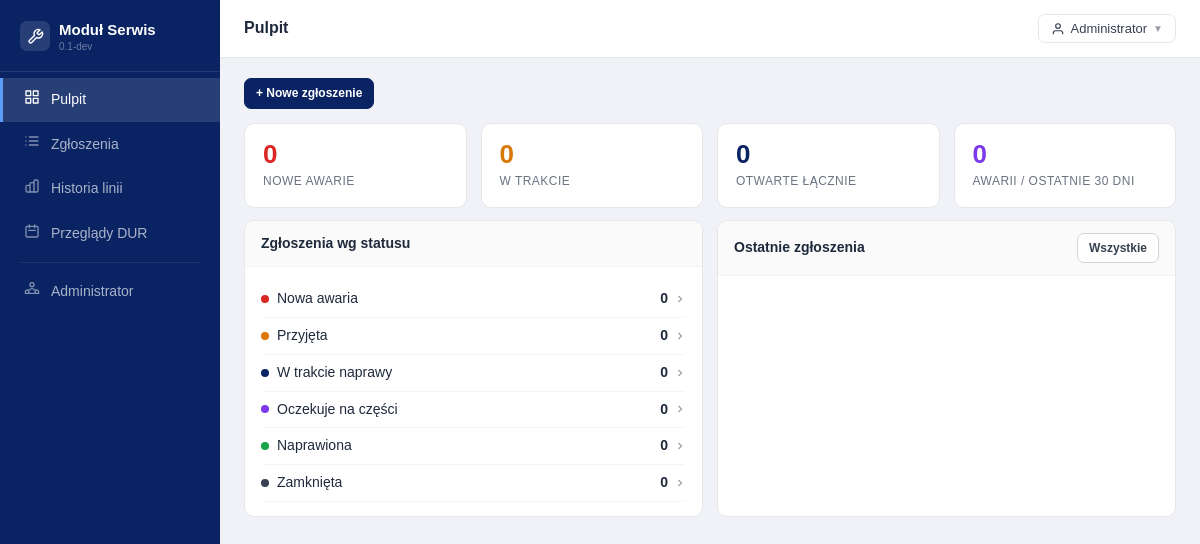
/index.php?route=dashboard (signed in), run on the app's committed database.
### tables this page shows
CREATE TABLE IF NOT EXISTS `failure_statuses` (
    `id` INT UNSIGNED NOT NULL AUTO_INCREMENT,
    `label` VARCHAR(150) NOT NULL,
    `color` VARCHAR(7) NOT NULL DEFAULT '#6c757d',
    `sort_order` INT UNSIGNED NOT NULL DEFAULT 0,
    `is_initial` TINYINT(1) NOT NULL DEFAULT 0,
    `is_final` TINYINT(1) NOT NULL DEFAULT 0,
    `is_active` TINYINT(1) NOT NULL DEFAULT 1,
    `created_at` DATETIME NOT NULL DEFAULT CURRENT_TIMESTAMP,
    `updated_at` DATETIME NOT NULL DEFAULT CURRENT_TIMESTAMP ON UPDATE CURRENT_TIMESTAMP,
    PRIMARY KEY (`id`),
    KEY `idx_status_order` (`sort_order`),
    KEY `idx_status_initial` (`is_initial`),
    KEY `idx_status_active` (`is_active`)
);

### app/Controllers/Controllers.php (called while the page is built, shortened)
<?php
class FailureController
{
    public function dashboard(): void
    {
        $fm        = new FailureModel();
        $stats     = $fm->getDashboardStats();
        $statuses  = (new StatusModel())->getAll(true);
        $last30Count = $fm->getLast30DaysCount();
        $byStatus = [];
        foreach ($statuses as $s) {
            $byStatus[$s['id']] = ['label' => $s['label'], 'color' => $s['color'], 'count' => 0];
        }
        require BASE_PATH . '/templates/shared/dashboard.php';
    }
}

### app/Helpers/Database.php (called while the page is built, shortened)
<?php
class Database
{
    private static ?\PDO $instance = null;
    public static function get(): \PDO
    {
        if (self::$instance === null) {
            $dsn = sprintf(
                'mysql:host=%s;dbname=%s;charset=%s',
                DB_HOST, DB_NAME, DB_CHARSET
            );
            self::$instance = new \PDO($dsn, DB_USER, DB_PASS, [
                \PDO::ATTR_ERRMODE            => \PDO::ERRMODE_EXCEPTION,
                \PDO::ATTR_DEFAULT_FETCH_MODE => \PDO::FETCH_ASSOC,
                \PDO::ATTR_EMULATE_PREPARES   => false,
            ]);
        }
        return self::$instance;
    }
}

### app/Models/Models.php (called while the page is built, shortened)
<?php
abstract class BaseModel
{
    protected \PDO $db;
    public function __construct()
    {
        $this->db = Database::get();
    }
    protected function fetchAll(string $sql, array $params = []): array
    {
        $st = $this->db->prepare($sql);
        $st->execute($params);
        return $st->fetchAll();
    }
    protected function fetchOne(string $sql, array $params = []): ?array
    {
        $st = $this->db->prepare($sql);
        $st->execute($params);
        $r = $st->fetch();
        return $r ?: null;
    }
}
class StatusModel extends BaseModel
{
    public function getAll(bool $activeOnly = false): array
    {
        $where = $activeOnly ? 'WHERE is_active = 1' : '';
        return $this->fetchAll("SELECT * FROM failure_statuses $where ORDER BY sort_order");
    }
}
class FailureModel extends BaseModel
{
    public function getLast30DaysCount(): int
    {
        $row = $this->fetchOne(
            "SELECT COUNT(*) AS cnt
         FROM failures
         WHERE created_at >= DATE_SUB(NOW(), INTERVAL 30 DAY)"
        );
        return (int)($row['cnt'] ?? 0);
    }
    public function getDashboardStats(): array
    {
        return $this->fetchOne(
            "SELECT
               SUM(CASE WHEN fs.is_initial = 1 THEN 1 ELSE 0 END)        AS new_count,
               SUM(CASE WHEN fs.label = 'W trakcie naprawy' THEN 1 ELSE 0 END) AS progress_count,
               SUM(CASE WHEN fs.is_final = 0 THEN 1 ELSE 0 END)          AS open_count,
               SUM(CASE WHEN fs.is_final = 1 AND DATE(f.updated_at) = CURDATE() THEN 1 ELSE 0 END) AS closed_today
             FROM failures f JOIN failure_statuses fs ON fs.id = f.status_id"
        ) ?? [];
    }
}
class SettingsModel extends BaseModel
{
    public function get(string $key): ?string
    {
        $r = $this->fetchOne("SELECT svalue FROM settings WHERE skey = ?", [$key]);
        return $r ? $r['svalue'] : null;
    }
}

### app/Helpers/Helpers.php (called while the page is built, shortened)
<?php
class Helpers
{
    public static function e(mixed $v): string
    {
        return htmlspecialchars((string)($v ?? ''), ENT_QUOTES | ENT_HTML5, 'UTF-8');
    }
}

### templates/shared/dashboard.php (the view, shortened to what this page needs)
<?php
require BASE_PATH . '/templates/shared/header.php';
?>
<div class="sh">
  <a href="<?= BASE_URL ?>/index.php?route=report" class="btn btn-p btn-sm">+ Nowe zgłoszenie</a>
</div>
<div class="stats mb2">
  <div class="stat-card">
    <div class="stat-val sv-r"><?= (int)($stats['new_count'] ?? 0) ?></div>
    <div class="stat-lbl">Nowe awarie</div>
  </div>
  <div class="stat-card">
    <div class="stat-val sv-a"><?= (int)($stats['progress_count'] ?? 0) ?></div>
    <div class="stat-lbl">W trakcie</div>
  </div>
  <div class="stat-card">
    <div class="stat-val sv-b"><?= (int)($stats['open_count'] ?? 0) ?></div>
    <div class="stat-lbl">Otwarte łącznie</div>
  </div>
  <div class="stat-card">
    <div class="stat-val sv-v"><?= (int)$last30Count ?></div>
    <div class="stat-lbl">Awarii / ostatnie 30 dni</div>
  </div>
</div>
<div class="g2">
  <div class="card">
    <div class="card-head"><span class="card-title">Zgłoszenia wg statusu</span></div>
    <div class="card-body">
      <?php foreach ($byStatus as $sid => $s): ?>
        <a href="<?= BASE_URL ?>/index.php?route=failures&status_id=<?= (int)$sid ?>"
          style="display:flex;align-items:center;justify-content:space-between;padding:7px 0;border-bottom:1px solid #f3f4f6;text-decoration:none;color:inherit;border-radius:4px;transition:background .12s,padding-left .12s;cursor:pointer;"
          onmouseover="this.style.background='#eff2ff';this.style.paddingLeft='6px'"
          onmouseout="this.style.background='';this.style.paddingLeft='0'">
          <div style="display:flex;align-items:center;gap:8px;">
            <span class="dot" style="background:<?= Helpers::e($s['color']) ?>;"></span>
            <?= Helpers::e($s['label']) ?>
          </div>
          <div style="display:flex;align-items:center;gap:6px;">
            <strong><?= (int)$s['count'] ?></strong>
            <svg width="12" height="12" fill="none" stroke="#9ca3af" stroke-width="2.5" viewBox="0 0 24 24">
              <path d="M9 18l6-6-6-6" />
            </svg>
          </div>
        </a>
      <?php endforeach; ?>
    </div>
  </div>
  <div class="card">
    <div class="card-head">
      <span class="card-title">Ostatnie zgłoszenia</span>
      <a href="<?= BASE_URL ?>/index.php?route=failures" class="btn btn-sm">Wszystkie</a>
    </div>
  </div>
</div>
<?php require BASE_PATH . '/templates/shared/footer.php'; ?>

### data on the page
failure_statuses: label "Nowa awaria", is_final "0"
failure_statuses: label "Przyjęta", is_final "0"
failure_statuses: label "W trakcie naprawy", is_final "0"
failure_statuses: label "Oczekuje na części", is_final "0"
failure_statuses: label "Naprawiona", is_final "0"
failure_statuses: label "Zamknięta", is_initial "0"

### other printed values
$appName "Moduł Serwis"
$appVersion "0.1-dev"
Helpers::e($item['label']) "Pulpit"
Helpers::e($item['label']) "Zgłoszenia"
Helpers::e($item['label']) "Historia linii"
Helpers::e($item['label']) "Przeglądy DUR"
Helpers::e($item['label']) "Administrator"
Helpers::e($pageTitle ?? 'Moduł Serwis') "Pulpit"
Helpers::e($user['name']) "Administrator"
$stats['new_count'] "0"
$stats['progress_count'] "0"
$stats['open_count'] "0"
$last30Count "0"
